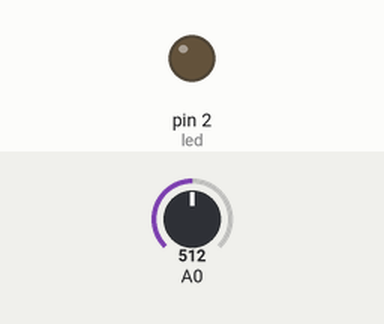
Simulated run of this sketch. Board: Arduino Uno, built with avr-gcc and run on an emulated ATmega328P. Parts: output pins drawn as LEDs (lit = HIGH). The inputs (shaded band) are chosen by the test bench; at power-on: A0 = 512.

Above: at 1.7 s.
1.8 s: A0 set to 1016
3.3 s: A0 set to 1023
At 4.1 s:
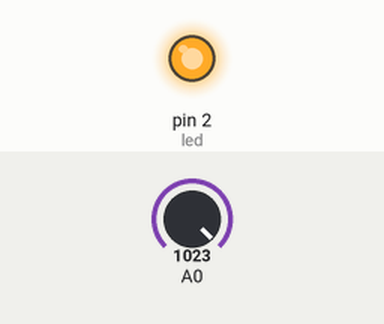
4.8 s: A0 set to 900
At 5.2 s:
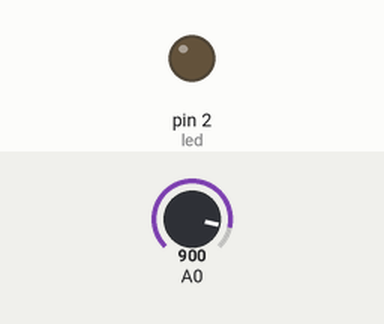
Timing chart, 0 to 7.8 s (numbered marks = the images above; inputs shaded):
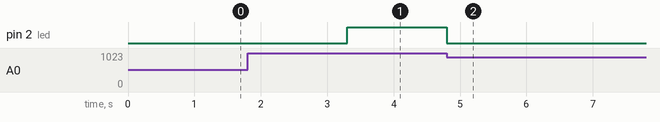

Measured:
- the behaviour switches between 1022 and 1023 on A0 (found by bisection; images 0 and 1)
- after the input at 1.8 s, every drawn part: stays the same
- after the input at 3.3 s, pin 2 (led): LOW → HIGH at once
- after the input at 4.8 s, pin 2 (led): HIGH → LOW at once

The sketch:

light_switch.ino
```cpp
int sensorValue;
int sensorLow = 0;
int sensorHigh = 1023; //this will automatically change during the calibration loop
const int led = 2; //the LED's pin

void setup() {
  pinMode(led, OUTPUT);
  while (millis() < 500){ //calibration loop starts here
  	sensorValue = analogRead(A0);
    if(sensorValue > sensorHigh){
    	sensorHigh = sensorValue;
    }
    if(sensorValue < sensorLow){
    	sensorLow = sensorValue;
    }
  } //calibration loop ends here
}

void loop() {
  sensorValue = analogRead(A0);
  if(sensorValue == sensorHigh){
  	digitalWrite(led, HIGH);
  }
  else if(sensorValue == sensorLow){
  	digitalWrite(led, LOW);
  }
  else{
  	digitalWrite(led, LOW);
  }
}
```
